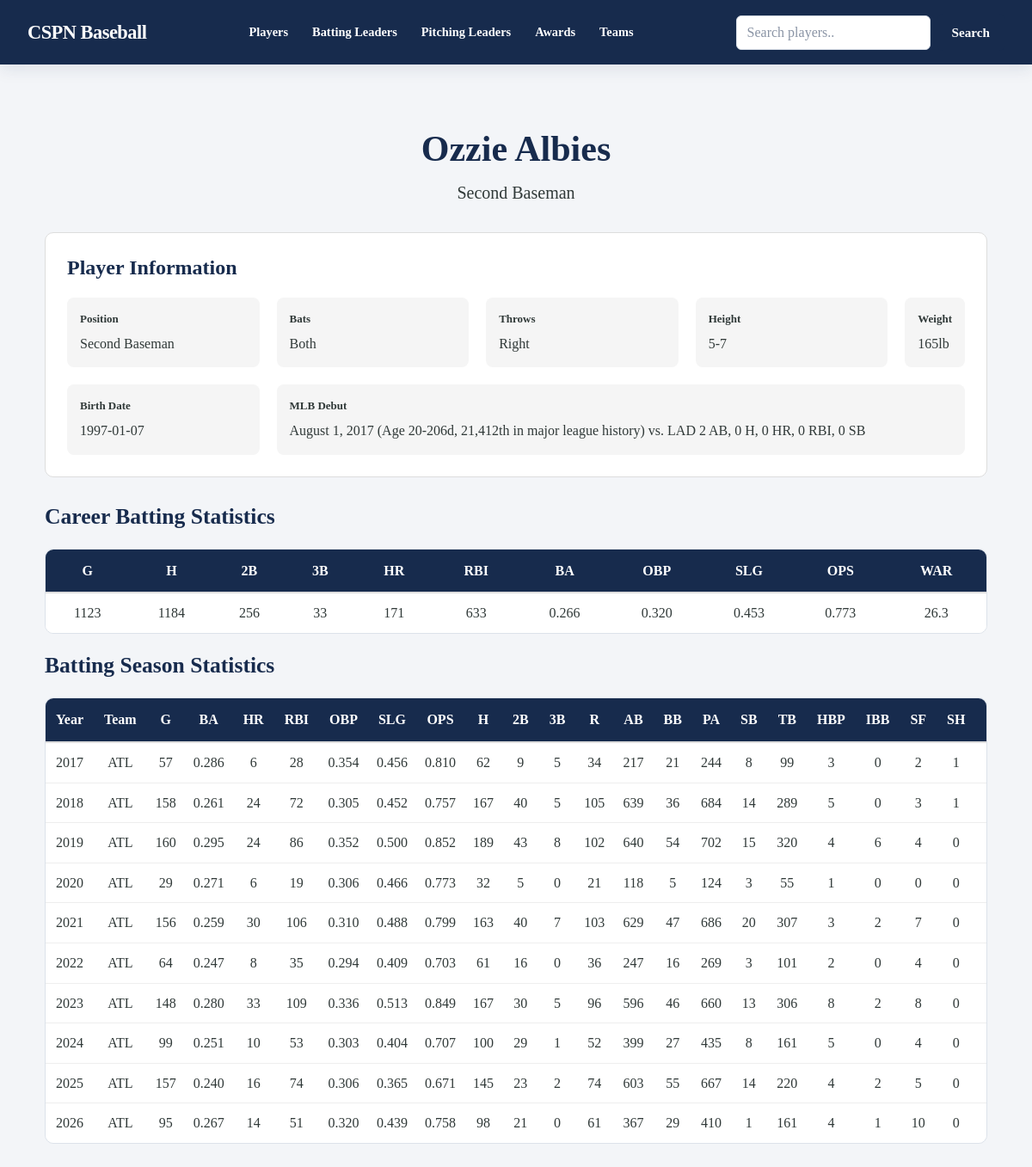
Screenshot of /player/albieoz01 with the database file from the repository.
### tables this page shows
CREATE TABLE "player_profiles" (
"player_id" TEXT,
  "player_name" TEXT,
  "position" TEXT,
  "bats" TEXT,
  "throws" TEXT,
  "height" TEXT,
  "weight" TEXT,
  "birth_date" TEXT,
  "debut" TEXT,
  "last_game" TEXT
);

### app.py (the view)
@app.route('/player/<player_id>')
def player_profile(player_id):
    profile_data = get_player_profile(player_id)
    if profile_data.empty:
        return "Player not found", 404
    profile = profile_data.iloc[0].to_dict()
    pitching_career_stats = get_player_career_pitching(player_id)
    pitching_season_stats = get_pitching_seasons(player_id)
    batting_career_stats = get_player_career_batting(player_id)
    batting_season_stats = get_batting_seasons(player_id)
    has_batting_stats = (
        not batting_career_stats.empty or not batting_season_stats.empty
    )
    has_pitching_stats = (
        not pitching_career_stats.empty or not pitching_season_stats.empty
    )
    """
    # Converting the Dataframes into dictionaries
    player_career_stats = player_career_stats.to_dict('records')
    player_career_stats = player_season_stats.to_dict('records')
    """
    return render_template(
        "player_profile.html",
        profile=profile,
        batting_season_stats=batting_season_stats,
        batting_career_stats=batting_career_stats,
        pitching_season_stats=pitching_season_stats,
        pitching_career_stats=pitching_career_stats,
        has_batting_stats=has_batting_stats,
        has_pitching_stats=has_pitching_stats
    )

### database/db_connection.py (called while the page is built)
def get_connection():
    connection = sqlite3.connect(database_path)
    return connection

### database/queries.py (called while the page is built)
def get_player_profile(player_id):
    connection = get_connection()
    query = """
        SELECT *
        FROM player_profiles
        WHERE player_id = ?
    """
    result_df = pd.read_sql_query(query, connection, params=(player_id,))
    connection.close()
    return result_df

def get_player_career_batting(player_id):
    connection = get_connection()
    query = """
        SELECT *
        FROM career_batting
        WHERE player_id = ?
    """
    result_df = pd.read_sql_query(query, connection, params=(player_id,))
    connection.close()
    return result_df

def get_player_career_pitching(player_id):
    connection = get_connection()
    query = """
        SELECT *
        FROM career_pitching
        WHERE player_id = ?
    """
    result_df = pd.read_sql_query(query, connection, params=(player_id,))
    connection.close()
    return result_df

def get_batting_seasons(player_id):
    connection = get_connection()
    query = """
        SELECT *
        FROM batting_seasons
        WHERE player_id = ?
        ORDER BY Year;
    """
    result_df = pd.read_sql_query(query, connection, params=(player_id,))
    connection.close()
    return result_df

def get_pitching_seasons(player_id):
    connection = get_connection()
    query = """
        SELECT *
        FROM pitching_seasons
        WHERE player_id = ?
        ORDER BY Year;
    """
    result_df = pd.read_sql_query(query, connection, params=(player_id,))
    result_df['SO/BB'] = pd.to_numeric(result_df['SO/BB'], errors='coerce')
    connection.close()
    return result_df

### templates/player_profile.html (shortened to what this page needs)
{% extends "base.html" %}
{% block content %}
<!DOCTYPE html>
<html lang="en">
    <head>
        <link rel="stylesheet" href="{{ url_for('static', filename='css/app_style.css')}}">
        <link rel="stylesheet" href="{{ url_for('static', filename='css/player_profile.css')}}">
    </head>
    <body>
    <main class="player-page">
        <section class="player-header">
             <h1>
                {{ profile['player_name'] }}
             </h1>
             <p class="player-position">
                {{ profile['position'] }}
             </p>
        </section>
        <section class="profile-card">
            <h2>Player Information</h2>
            <div class="profile-grid">
                <div class="profile-item">
                    <span class="profile-label">
                        Position
                    </span>
                    <span class="profile-value">
                        {{ profile['position'] }}
                    </span>
                </div>
                <div class="profile-item">
                    <span class="profile-label">
                        Bats
                    </span>
                    <span class="profile-value">
                        {{ profile['bats'] }}
                    </span>
                </div>
                <div class="profile-item">
                    <span class="profile-label">
                        Throws
                    </span>
                    <span class="profile-value">
                        {{ profile['throws'] }}
                    </span>
                </div>
                <div class="profile-item">
                    <span class="profile-label">
                        Height
                    </span>
                    <span class="profile-value">
                        {{ profile['height'] }}
                    </span>
                </div>
                <div class="profile-item">
                    <span class="profile-label">
                        Weight
                    </span>
                    <span class="profile-value">
                        {{ profile['weight'] }}
                    </span>
                </div>
                <div class="profile-item">
                    <span class="profile-label">
                        Birth Date
                    </span>
                    <span class="profile-value">
                        {{ profile['birth_date'] }}
                    </span>
                </div>
                <div class="profile-item profile-item-debut">
                    <span class="profile-label">
                        MLB Debut
                    </span>
                    <span class="profile-value">
                        {{ profile['debut'] }}
                    </span>
                </div>
            </div>
        </section>
        {% if has_batting_stats %}
            <section class="player-stat">
                <h2>Career Batting Statistics</h2>
                <div class="table-container">
                    <table class="stats-table">
                        <thead>
                            <tr>
                                <th>G</th>
                                <th>H</th>
                                <th>2B</th>
                                <th>3B</th>
                                <th>HR</th>
                                <th>RBI</th>
                                <th>BA</th>
                                <th>OBP</th>
                                <th>SLG</th>
                                <th>OPS</th>
                                <th>WAR</th>
                            </tr>
                        </thead>
                        <tbody>
                            {% for _, row in batting_career_stats.iterrows() %}
                            <tr>
                                <td>{{ row['G'] }}</td>
                                <td>{{ row['H'] }}</td>
                                <td>{{ row['2B'] }}</td>
                                <td>{{ row['3B'] }}</td>
                                <td>{{ row['HR'] }}</td>
                                <td>{{ row['RBI'] }}</td>
                                <td>{{ "%.3f"|format(row['BA']) }}</td>
                                <td>{{ "%.3f"|format(row['OBP']) }}</td>
                                <td>{{ "%.3f"|format(row['SLG']) }}</td>
                                <td>{{ "%.3f"|format(row['OPS']) }}</td>
                                <td>{{ "%.1f"|format(row['WAR']) }}</td>
                            </tr>
                            {% endfor %}
                        </tbody>
                    </table>
                </div>
                <h2>Batting Season Statistics</h2>
                <div class="table-container">
                    <table class="stats-table">
                        <thead>
                            <tr>
                                <th>Year</th>
                                <th>Team</th>
                                <th>G</th>
                                <th>BA</th>
                                <th>HR</th>
                                <th>RBI</th>
                                <th>OBP</th>
                                <th>SLG</th>
                                <th>OPS</th>
                                <th>H</th>
                                <th>2B</th>
                                <th>3B</th>
                                <th>R</th>
                                <th>AB</th>
                                <th>BB</th>
                                <th>PA</th>
                                <th>SB</th>
                                <th>TB</th>
                                <th>HBP</th>
                                <th>IBB</th>
                                <th>SF</th>
                                <th>SH</th>
                                <th>CS</th>
                            </tr>
                        </thead>
                        <tbody>
                            {% for _, row in batting_season_stats.iterrows() %}
                            <tr>
                                <td>{{ row['Year'] }}</td>
                                <td>{{ row['Team'] }}</td>
                                <td>{{ row['G'] }}</td>
                                <td>{{ "%.3f"|format(row['BA']) }}</td>
                                <td>{{ row['HR'] }}</td>
                                <td>{{ row['RBI'] }}</td>
                                <td>{{ "%.3f"|format(row['OBP']) }}</td>
                                <td>{{ "%.3f"|format(row['SLG']) }}</td>
                                <td>{{ "%.3f"|format(row['OPS']) }}</td>
                                <td>{{ row['H'] }}</td>
                                <td>{{ row['2B'] }}</td>
                                <td>{{ row['3B'] }}</td>
                                <td>{{ row['R'] }}</td>
                                <td>{{ row['AB'] }}</td>
                                <td>{{ row['BB'] }}</td>
                                <td>{{ row['PA'] }}</td>
                                <td>{{ row['SB'] }}</td>
                                <td>{{ row['TB'] }}</td>
                                <td>{{ row['HBP'] }}</td>
                                <td>{{ row['IBB'] }}</td>
                                <td>{{ row['SF'] }}</td>
                                <td>{{ row['SH'] }}</td>
                                <td>{{ row['CS'] }}</td>
                            </tr>
                            {% endfor %}
                        </tbody>
                    </table>
                </div>
            </section>
        {% endif %}
    </main>
</body>
</html>
{% endblock %}

### static/css/app_style.css (style rules this page uses)
:root { --color-primary: #172b4d; --color-primary-hover: #243f68; --color-accent: #c83c45; --color-background: #f3f5f8; --color-surface: #ffffff; --color-surface-hover: #f7f9fc; --color-text: #303938; --color-text-muted: #667085; --color-border: #dce2ea; --color-success: #237a57; --shadow-small: 0 2px 6px rgba(23, 43, 77, 0.06); --shadow-medium: 0 5px 18px rgba(23, 43, 77, 0.10); --radius-small: 6px; --radius-medium: 10px; --radius-large: 14px; --page-width: 1440px; }
* { box-sizing:border-box; }
html { min-height: 100%; scroll-behavior: smooth; }
body { margin: 0; min-height: 100vh; font-family: 'Times New Roman', Times, serif; font-size: 16px; line-height: 1.6; color: var(--color-text); background-color: var(--color-background); }
h1, h2, h3, h4 { color: var(--color-primary); line-height: 1.25; }
h1 { font-size: clamp(1.8rem, 3vw, 2.4rem); }
h2 { font-size: 1.6rem; }
p { margin-top: 0; }
main { width: 100%; max-width: var(--page-width); margin: 0 auto; padding: 32px; }
table { width: 100%; border-collapse: collapse; background-color: var(--color-surface); }
th, td { padding: 11px 14px; text-align: left; border-bottom: 1px solid var(--color-border); }
th { color: #ffffff; background-color: var(--color-primary); font-weight: 700; white-space: nowrap; }
tbody tr:last-child td { border-bottom: none; }
.table-container { width: 100%; overflow-x: auto; background-color: var(--color-surface); border: 1px solid var(--color-border); border-radius: var(--radius-medium); }

### static/css/player_profile.css (style rules this page uses)
.player-page { max-width: 1200px; margin: 0 auto; padding: 40px 20px; }
.player-header { text-align: center; margin-bottom: 30px; }
.player-header h1 { font-size: 42px; margin: 0; }
.player-position { font-size: 20px; margin-top: 8px; }
.profile-card, .stats-card { background: white; padding: 25px; border-radius: 10px; margin-bottom: 30px; border: 1px solid #ddd; }
.profile-card h2, .stats-card h2 { font-size: 24px; margin-top: 0; margin-bottom: 20px; }
.profile-grid { display: grid; grid-template-columns: repeat( auto-fit, minmax(200px, 1fr) ); gap: 20px; }
.profile-item { background: #f5f5f5; padding: 15px; border-radius: 8px; }
.profile-label { display: block; font-size: 13px; font-weight: bold; margin-bottom: 5px; }
.profile-value { font-size: 16px; }
.table-container { overflow-x: auto; }
.profile-item-debut { grid-column: 2 / span 4; min-width: 0; height: 100%; }
.profile-item-debut .profile-value { white-space: nowrap; }
.stats-table { width: 100%; border-collapse: collapse; }
.stats-table th { padding: 12px; border-bottom: 2px solid #ddd; text-align: center; font-weight: bold; }
.stats-table td { padding: 10px; border-bottom: 1px solid #eee; text-align: center; }

### rows the page displays
player_profiles: player_name "Ozzie Albies", position "Second Baseman", bats "Both", throws "Right", height "5-7", weight "165lb", birth_date "1997-01-07", debut "August 1, 2017 (Age 20-206d, 21,412th in major league history) vs. LAD 2 AB, 0 H, 0 HR, 0 RBI, 0 SB"

### other values shown
{{ row['G'] }} "1123"
{{ row['H'] }} "1184"
{{ row['2B'] }} "256"
{{ row['3B'] }} "33"
{{ row['HR'] }} "171"
{{ row['RBI'] }} "633"
{{ "%.3f"|format(row['BA']) }} "0.266"
{{ "%.3f"|format(row['OBP']) }} "0.320"
{{ "%.3f"|format(row['SLG']) }} "0.453"
{{ "%.3f"|format(row['OPS']) }} "0.773"
{{ "%.1f"|format(row['WAR']) }} "26.3"
{{ row['Year'] }} "2017" "2018" "2019" "2020" "2021" "2022" "2023" "2024" "2025" "2026"
{{ row['Team'] }} "ATL" "ATL" "ATL" "ATL" "ATL" "ATL" "ATL" "ATL" "ATL" "ATL"
{{ row['G'] }} "57" "158" "160" "29" "156" "64" "148" "99" "157" "95"
{{ "%.3f"|format(row['BA']) }} "0.286" "0.261" "0.295" "0.271" "0.259" "0.247" "0.280" "0.251" "0.240" "0.267"
